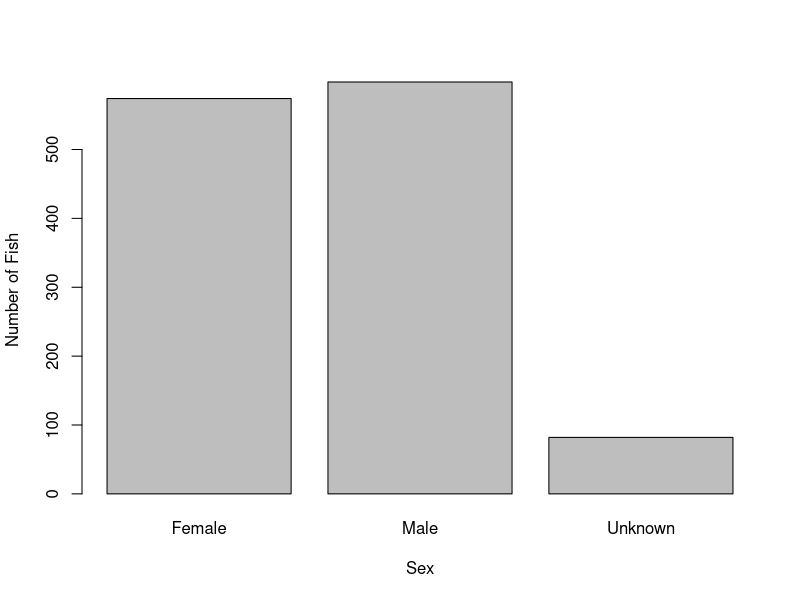
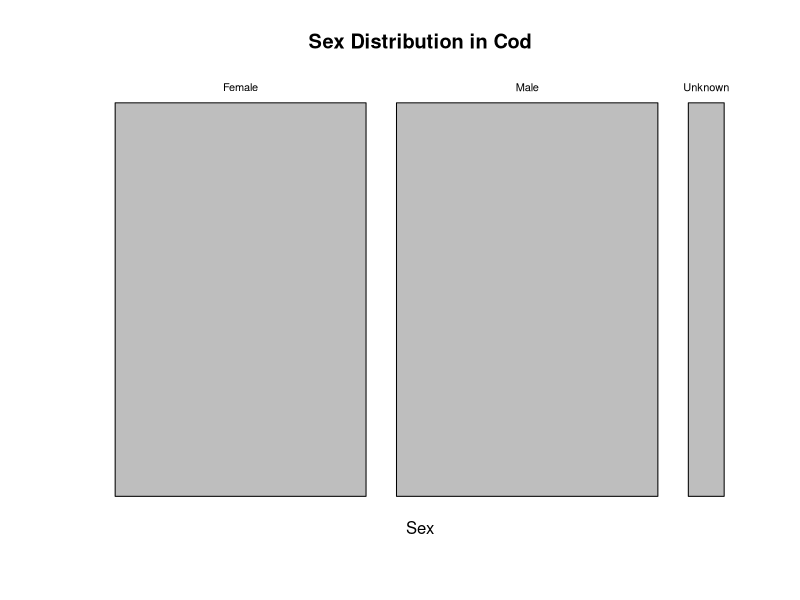
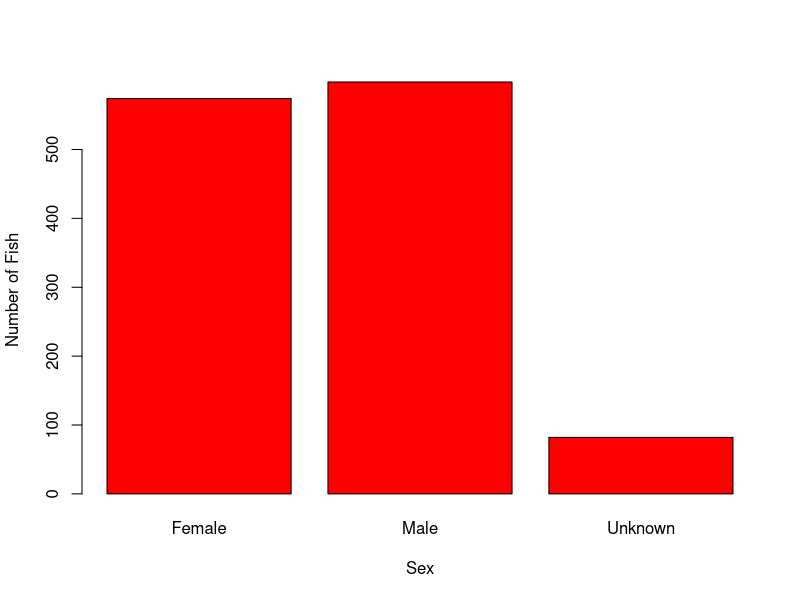
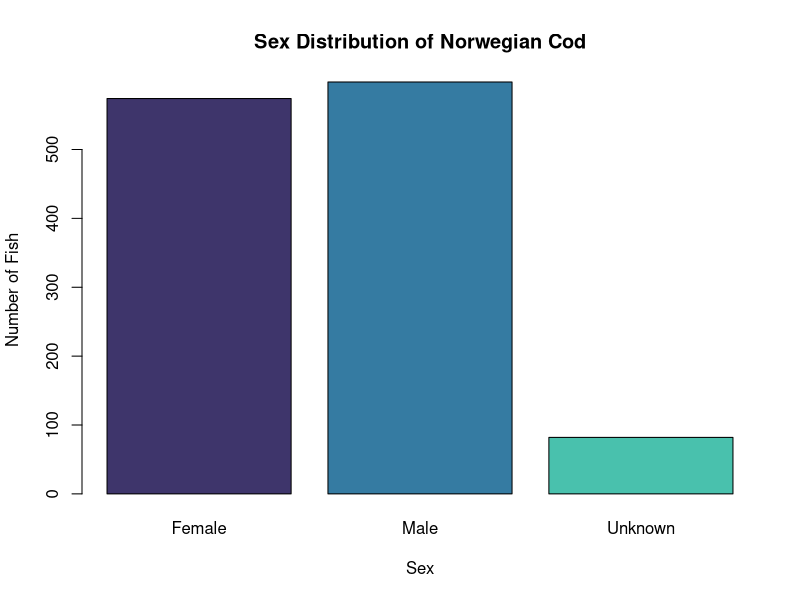
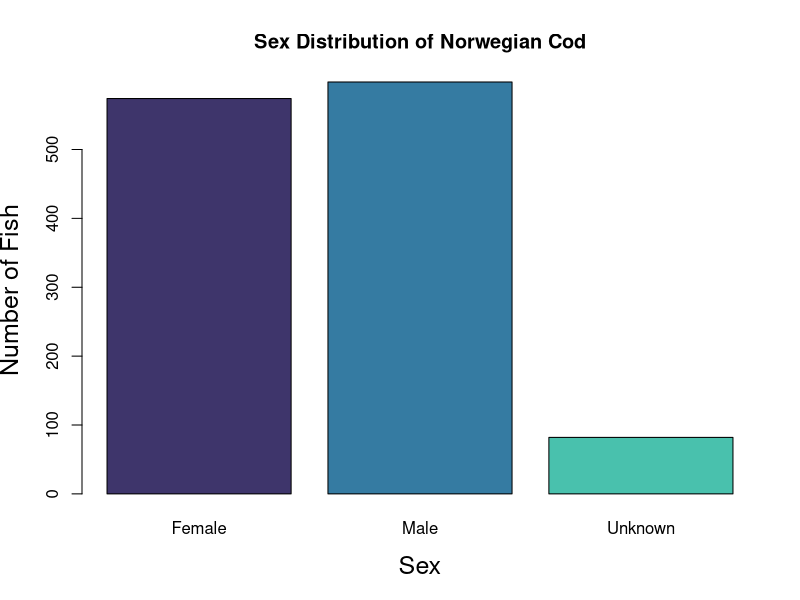
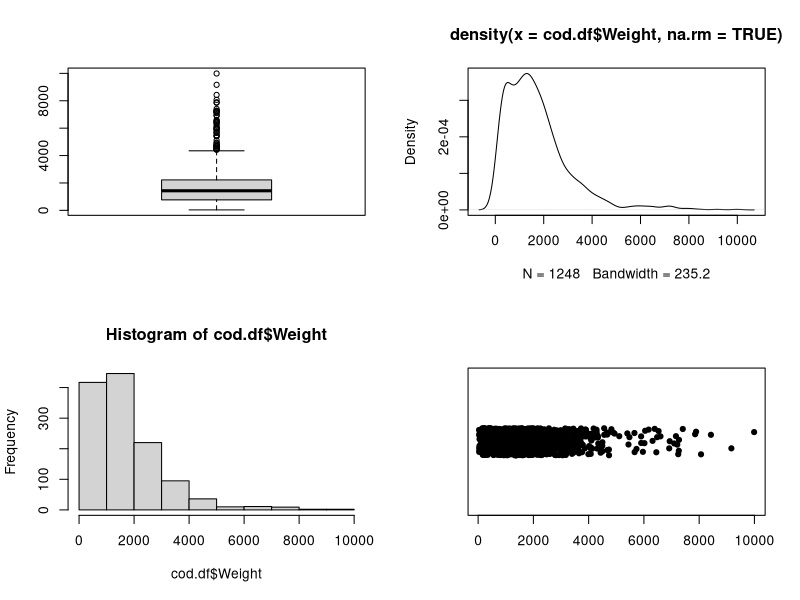
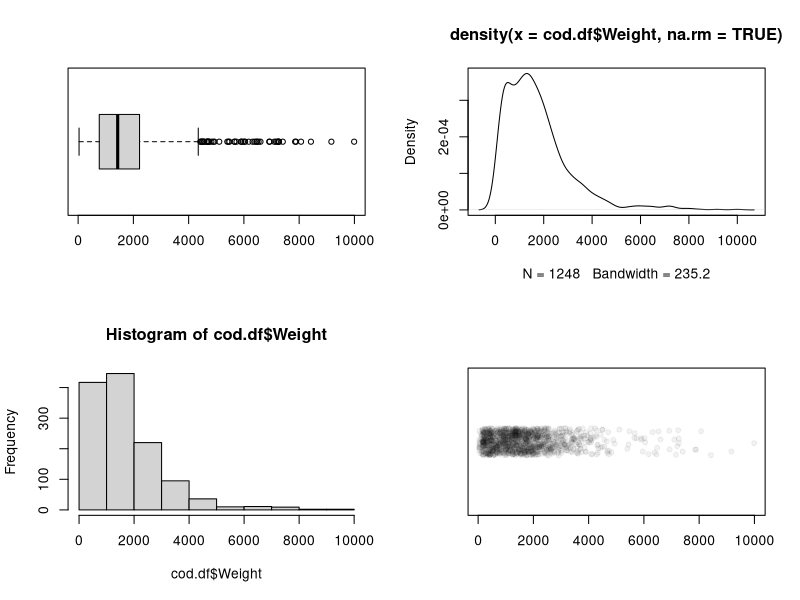
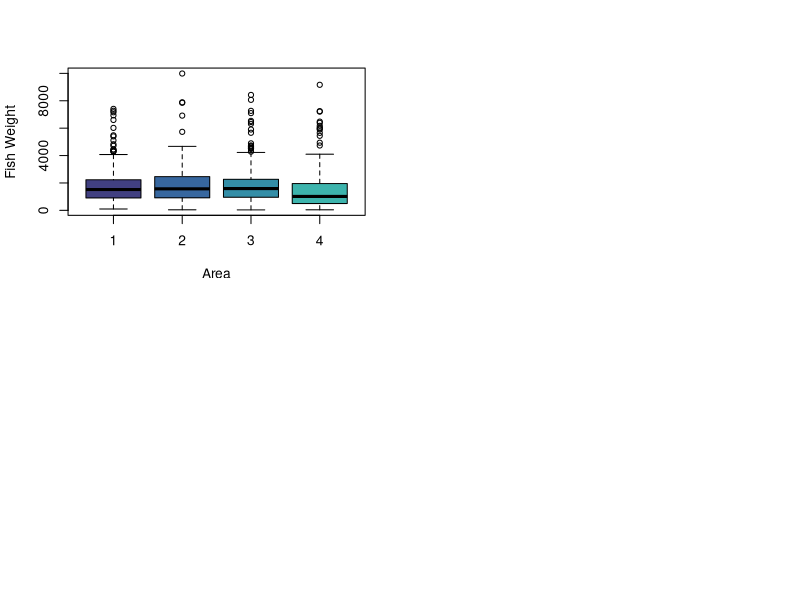

Here is the R script that generated these plots, in order:
## ---- chunk 1
library(knitr)
# Set so that long lines in R will be wrapped:
opts_knit$set(root.dir = '/Users/nicholaskortessis/Library/CloudStorage/GoogleDrive-kortessn@wfu.edu/My Drive/Import/Wake Forest/Teaching/24-25/2025 - Spring/BIO 380/Lab/Wk6')
## ---- chunk 2
# A simple vector
vec <- c("Nicks", "BIO 380", "Lab")

# A list of 5 numbers equally spaced from 10 to 300.
my.vec <- seq(from = 10, to = 300, length = 5)

# Here is another that repeats 30 successes and 70 failures
another.vec <- rep(c("Success","Failure"), times = c(30,70))
## ---- chunk 3
vec[2]
my.vec[3]
another.vec[100]
another.vec[50:60]
vec[-2]; vec[-c(2:3)]
## ---- chunk 4

a.matrix <- matrix(data = LETTERS[1:20], 
                   ncol = 4,
                   nrow = 5,
                   byrow = T)
## ---- chunk 5
a.matrix[2,3]
a.matrix[2,]
a.matrix[,3]
a.matrix[-3,c(3:4)]
## ---- chunk 6
# this is my working directory - set yours according to the correct path on your computer
  setwd("/Users/nicholaskortessis/Library/CloudStorage/GoogleDrive-kortessn@wfu.edu/My Drive/Import/Wake Forest/Teaching/24-25/2025 - Spring/BIO 380/Lab/Wk6")
cod.df <- read.csv(file = 'Cod.csv')
## ---- chunk 7
str(cod.df)
## ---- chunk 8
cod.df$Prevalence
## ---- chunk 9
cod.df[cod.df$Sex == 2,"Sex"] <- "Male"
cod.df[cod.df$Sex == 1,"Sex"] <- "Female"
cod.df[cod.df$Sex == 0,"Sex"] <- "Unknown"

head(cod.df$Sex)
## ---- chunk 10
# One way
Male1.df <- subset(cod.df, subset = (Sex == "Male"))
# An alterantive
Male2.df <- cod.df[cod.df$Sex == "Male",]

# Check to see that they are the same.
identical(Male1.df, Male2.df)
## ---- chunk 11
clean.cod.df <- subset(cod.df, subset = (Sex != "Unknown"))
## ---- chunk 12
str(clean.cod.df)

dim(clean.cod.df)

unique(clean.cod.df$Sex)

table(clean.cod.df$Sex)
table(clean.cod.df$Sex, clean.cod.df$Stage)

aggregate(Length ~ Sex, data = clean.cod.df, sd)
## ---- chunk 13
barplot(table(cod.df$Sex), 
        xlab = 'Sex', 
        ylab = 'Number of Fish')
## ---- chunk 14
mosaicplot(Sex ~ 1, data = cod.df,
           main = 'Sex Distribution in Cod')
## ---- chunk 15
barplot(table(cod.df$Sex), 
        xlab = 'Sex', 
        ylab = 'Number of Fish',
        col = 'red')
## ---- chunk 16
library(viridisLite)
## ---- chunk 17
(our.colors <- mako(length(unique(cod.df$Sex)), 
                       begin = 0.25, 
                       end = 0.75))
## ---- chunk 18
barplot(table(cod.df$Sex), 
        xlab = 'Sex', 
        ylab = 'Number of Fish',
        col = our.colors,
        main = 'Sex Distribution of Norwegian Cod')
## ---- chunk 19
barplot(table(cod.df$Sex), 
        xlab = 'Sex', 
        ylab = 'Number of Fish',
        col = our.colors,
        main = 'Sex Distribution of Norwegian Cod',
        cex.lab = 1.5)
## ---- chunk 20
par(mfrow = c(2,2))
boxplot(cod.df$Weight)
plot(density(cod.df$Weight, na.rm = TRUE))
hist(cod.df$Weight)
stripchart(cod.df$Weight, 
           method = "jitter",
           pch = 19)
## ---- chunk 21
par(mfrow = c(2,2))
boxplot(cod.df$Weight, horizontal = TRUE)

plot(density(cod.df$Weight, na.rm = TRUE))

hist(cod.df$Weight)

stripchart(cod.df$Weight, 
           method = "jitter",
           pch = 19,
           col = rgb(0,0,0, alpha = 0.05))
## ---- chunk 22
summary(cod.df$Weight)
## ---- chunk 23
boxplot(cod.df$Weight ~ cod.df$Area,
        xlab = 'Area', ylab = 'Fish Weight',
        col = mako(n = length(unique(cod.df$Area)), begin = 0.3, end = 0.7))
## ---- chunk 24
par(mfrow = c(1,2))
plot(cod.df$Area, cod.df$Weight,
     xlab = 'Area', ylab = 'Fish Weight',
     pch = 19, col = rgb(0,0,0,alpha = 0.5),
     main = "Without Jitter")
plot(jitter(cod.df$Area), cod.df$Weight,
     xlab = 'Area', ylab = 'Fish Weight',
     pch = 19, col = rgb(0,0,0,alpha = 0.05),
     main = 'With Jitter')
## ---- chunk 25
head(cod.df$Area)
head(jitter(cod.df$Area))
## ---- chunk 26
plot(cod.df$Length, cod.df$Weight,
     pch = 19,
     xlab = 'Length', ylab = 'Weight',
     col = rgb(0,0,0, alpha = 0.15))
## ---- chunk 27
# Get colors
my.colors <- viridis(2, begin = 0.3, end = 0.7, alpha = 0.25)
# Separate male and female data
male.df <- subset(cod.df, subset = (Sex == "Male"))
female.df <- subset(cod.df, subset = (Sex == "Female"))

# Plot females first
plot(female.df$Length, female.df$Weight, 
     pch = 19, cex = 1.5,
     xlab = 'Length', ylab = 'Weight',
     col = my.colors[1])
# Add males to the plot using the function "points"
points(male.df$Length, male.df$Weight,
     pch = 19, cex = 1.5,
     col = my.colors[2])

legend('topleft', #position of legend
       legend = c("Females","Males"), # labels
       col = my.colors, # colors of labels
       pch = 19, cex = 1.5, # points to draw next to labels
       bty = 'n') # box type. 'n' for no box around legend
## ---- chunk 28
# Step 1.Let R know you want to save the next plot and you 
# are about to start plotting. 
pdf(file = 'MyFishPlot.pdf') 

# Step 2. Make the plot.
plot(female.df$Length, female.df$Weight, 
     pch = 19, cex = 1.5,
     xlab = 'Length', ylab = 'Weight',
     col = my.colors[1])

points(male.df$Length, male.df$Weight,
     pch = 19, cex = 1.5,
     col = my.colors[2])

legend('topleft', #position of legend
       legend = c("Females","Males"), # labels
       col = my.colors, # colors of labels
       pch = 19, cex = 1.5, # points to draw next to labels
       bty = 'n') # box type. 'n' for no box around legend

# Step 3. Tell R you are done making the plot.
dev.off()
## ---- chunk 29

## ---- chunk 30
alphabet <- letters[1:26]
sample(alphabet, size = 10, replace = T) # With replacement
sample(alphabet, size = 10, replace = F) # Without replacement
## ---- chunk 31
rbinom(5, size = 10, prob = 0.6)
  # Possible number of successes in 5 samples where each 
  # sample has 10 individuals and the chance of success is
  # 0.6.
dbinom(4:7, size = 10, prob = 0.6)
  # Probabilities of getting 4,5,6,7 successes in a sample of 
  # 10 individuals with probability of success equal to 0.6.
pbinom(4:7, size = 10, prob = 0.6)
  # Cumulative probabilities of 4,5,6,7 successes out of 10 with 
  # prob(success) = 0.6.
qbinom(c(0.5,0.9), size = 10, prob = 0.6)
  # 50% and 90% quantiles for a sample of 10 individuals where
  # prob(success) = 0.6.
## ---- chunk 32
sample.size <- 10
prob.success <- 0.6
possible.outcomes <- 0:sample.size

# Probability Density function
probabilities <- dbinom(possible.outcomes, 
                        size = sample.size, 
                        prob = prob.success)

# Make a four panel plot with smaller margins
par(mfcol = c(2,2), mar = c(4,4,3,1))
plot(possible.outcomes, probabilities,
     xlab = '# Successes',
     ylab = 'Probability',
     main = 'Probability Distribution Function',
     pch = 19)

# Cumulative Distribution Function
cumulative.prob <- pbinom(possible.outcomes,
                          size = sample.size,
                          prob = prob.success)
plot(possible.outcomes, cumulative.prob,
     xlab = '# Successes',
     ylab = 'Cumulative Probability',
     main = 'Cumulative Distribution Function',
     pch = 19)

# Histogram of a 100 random samples from this
# distribution
hist(rbinom(100, size = sample.size, prob = prob.success),
     xlab = '# Successes', 
     main = 'Random Sample')

# Quantile Function
quantile.probs <- seq(from = 0, to = 1, length = 100)
quantiles <- qbinom(quantile.probs,
                   size = sample.size,
                   prob = prob.success)
plot(quantile.probs, quantiles,
     xlab = 'Cumulative Probability',
     ylab = 'Quantile', 
     main = 'Quantile Function',
     typ = 'l')
## ---- chunk 33
# population mean
mu <- 10
# population sd
sigma <- 2

# Sample size
n <- 30

# sampling distribution mean
xbar.mu <- mu
# sampling distributrion standard deviation (=standard error)
xbar.sd <- sigma/sqrt(n)

pot.outcomes <- seq(from = 5, to = 15, length = 10000)
sam.prob <- dnorm(pot.outcomes, mean = xbar.mu, sd = xbar.sd)
sam.cumul.prob <- pnorm(pot.outcomes, mean = xbar.mu, sd = xbar.sd)

par(mfcol = c(1,2), cex.lab = 0.8, cex.axis = 0.8)
plot(pot.outcomes, sam.prob, typ = 'l', 
     xlab = 'Sample Outcome',
     ylab = 'Probability', 
     main = 'Sampling Distribution')
plot(pot.outcomes, sam.cumul.prob, typ = 'l', 
     xlab = 'Sample Mean',
     ylab = 'Cumulative Probability', 
     main = 'Sampling Distribution')

## ---- chunk 34
n <- length(cod.df$Prevalence)
num.infected <- sum(cod.df$Prevalence == 1)
## ---- chunk 35
alpha <- 0.05
conf.levels <- c(alpha/2, 1 - alpha/2)

(conf.int <- qbinom(conf.levels, size = n, prob = num.infected/n))/n
## ---- chunk 36
hist(cod.df$Length)
## ---- chunk 37
mean.length <- mean(cod.df$Length, na.rm = T)
n.length <- sum(!is.na(cod.df$Length))
sd.length <- sd(cod.df$Length, na.rm = T)
se.length <- sd.length/sqrt(n.length)

n.length; mean.length; sd.length; se.length; 
## ---- chunk 38
alpha <- 0.01
conf.levels <- c(alpha/2, 1-alpha/2)
qt(conf.levels, df = n.length -1)
## ---- chunk 39
(fish.conf.int <- mean.length + qt(conf.levels, df = n.length - 1)*se.length)
## ---- chunk 40
length.mdl <- lm(Length ~ 1, data = cod.df)
confint(length.mdl, level = 0.99)
